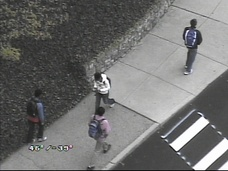
#> input picture HW6/target.jpg, 228 x 171 px, shrunk from 320 x 240 before the run
$ jupyter execute hw6.ipynb
#> lines starting #> are read from the running program, lines starting #| are printed output that depends on the picture; long printed decimals are rounded
#> further down, img is the input picture: shape (171, 228, 3); mean R, G, B 112.7, 112.9, 112
[cell 1]
import numpy as np
from PIL import Image
import matplotlib.pyplot as plt

**Problem 1**: Use the covariance matching technique to find the correct match in the color image
given on the WWW site (target.jpg). The model covariance matrix (of <x,y,R,G,B>
features) is given below (notice x,y vs. row,col!).
modelCovMatrix = [47.917 0 ‐146.636 ‐141.572 ‐123.269;
0 408.250 68.487 69.828 53.479;
‐146.636 68.487 2654.285 2621.672 2440.381;
‐141.572 69.828 2621.672 2597.818 2435.368;
‐123.269 53.479 2440.381 2435.368 2404.923];
Test all possible 1-pixel overlapping windows (each of size 70 rows by 24 columns,
with the upperleft-corner as the window origin) in the image with the given model.
Save the match distance for each box location in the image at each pixel location (for
the origin of the window). Plot/display the match-distance-image. Provide the
location of the best match distance for the best candidate. Note that the above given
covariance matrix is biased (normalized with 1/(M*N)), and Matlab’s cov function is
unbiased by default using 1/(M*N-1), so call cov( X, 1 ) to make it consistent
(biased). Leave the image with colors ranging 0-255 (do not scale/normalize the
colors). NOTE: make sure not to take a log() of zero at any time! [5 pts]

[cell 2]
# ---- constants ----
WIN_H, WIN_W = 70, 24

# Provided model covariance
modelCovMatrix = np.array([
    [  47.917,   0.000, -146.636, -141.572, -123.269],
    [   0.000, 408.250,   68.487,   69.828,   53.479],
    [-146.636,  68.487, 2654.285, 2621.672, 2440.381],
    [-141.572,  69.828, 2621.672, 2597.818, 2435.368],
    [-123.269,  53.479, 2440.381, 2435.368, 2404.923]
], dtype=np.float64)

def biased_cov(X):
    mu = X.mean(axis=0, keepdims=True)
    XC = X - mu
    return (XC.T @ XC) / X.shape[0]

def window_features(img, r0, c0):
    r1, c1 = r0 + WIN_H, c0 + WIN_W
    patch = img[r0:r1, c0:c1, :].astype(np.float64)
    ys = np.arange(r0, r1)[:, None]
    xs = np.arange(c0, c1)[None, :]
    Y = np.repeat(ys, WIN_W, axis=1)
    X = np.repeat(xs, WIN_H, axis=0)
    R, G, B = patch[...,0], patch[...,1], patch[...,2]
    return np.stack([X, Y, R, G, B], axis=-1).reshape(-1, 5)

def cov_distance_riemann(C1, C2):
    vals = np.linalg.eigvals(np.linalg.solve(C2, C1)).real
    vals = np.clip(vals, 1e-12, None)
    return np.sum(np.log(vals)**2)

def distance_map(img):
    H, W, _ = img.shape
#> H = 171; W = 228
    outH, outW = H - WIN_H + 1, W - WIN_W + 1
#> outH = 102; outW = 205
    D = np.empty((outH, outW))
    for r in range(outH):
        for c in range(outW):
            X = window_features(img, r, c)
            Ccand = biased_cov(X)
            D[r, c] = cov_distance_riemann(Ccand, modelCovMatrix)
#> this loop made 102 passes
#> pass 1, in window_features, `patch = img[r0:r1, c0:c1, :].astype(np.float64)`:
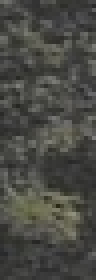
#> patch: shape (70, 24, 3) float64 (shown 4 times larger); mean R, G, B 73.3, 73.6, 68.3
#> pass 1, in window_features, `R, G, B = patch[...,0], patch[...,1], patch[...,2]`:
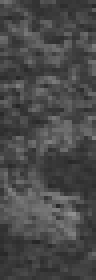
#> R: shape (70, 24) float64 (shown 4 times larger); min 37, max 144, mean 73.3
#> pass 1, in window_features, `R, G, B = patch[...,0], patch[...,1], patch[...,2]`:
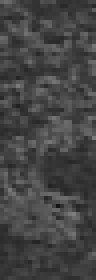
#> B: shape (70, 24) float64 (shown 4 times larger); min 19, max 127, mean 68.3
#> after the loop:
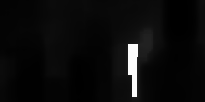
#> D: shape (102, 205) float64; min 3.64, max 800.1, mean 40.8; drawn with min black and max white
    return D

# ---- Run Q1 ----
img = np.array(Image.open("target.jpg").convert("RGB"))
D = distance_map(img)
r_min, c_min = np.unravel_index(np.argmin(D), D.shape)
best_xy = (float(c_min), float(r_min))

plt.imshow(D, cmap='inferno')
plt.colorbar(label='Covariance distance')
plt.scatter([c_min], [r_min], s=60, marker='x', linewidths=2, color='w')
plt.title(f"Q1: min at (x={best_xy[0]:.1f}, y={best_xy[1]:.1f})")
plt.xlabel("x (column)")
plt.ylabel("y (row)")
plt.show()
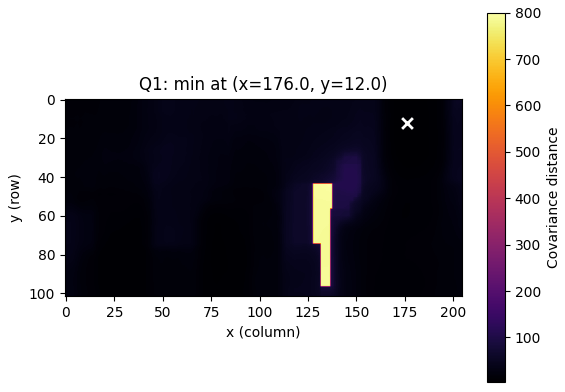
#> figure drawn by matplotlib, 2 panels

print("Best match window origin (x, y):", best_xy)
#| Best match window origin (x, y): (176.0, 12.0)

**Discussion**: This problem uses a covariance-based appearance model to locate the most similar region in the target image. By sliding a 70×24 window and comparing each window’s covariance of ⟨x, y, R, G, B⟩ features to the provided model using the Riemannian distance, we identify the region whose covariance structure most closely matches the model

**Problem 2**: Create a function to extract a feature vector for each pixel in a circular neighborhood
(< radius) around (x,y):
[ X ]=circularNeighbors(img, x, y, radius);
For each pixel, use the same format to return as used above (<xi,yi,R,G,B>). That is, X
should be a Kx5 matrix, where each row is for one of the pixels in the neighborhood.
Assume that the (x,y) passed into the function are real (non-integer) values, and do
NOT round them in the function for computation of the neighborhood. [2 pts]
[ Next Page ]

[cell 3]
def circularNeighbors(img, x, y, radius):
    img_np = np.asarray(img)
    H, W = img_np.shape[:2]
    is_color = (img_np.ndim == 3)

    # Sample at 1-degree steps
    thetas = np.deg2rad(np.arange(360))
    xs = x + radius * np.cos(thetas)
    ys = y + radius * np.sin(thetas)

    # Nearest-neighbor integer pixel locations
    xi = np.rint(xs).astype(int)
    yi = np.rint(ys).astype(int)

    # Keep only points inside the image bounds
    mask = (xi >= 0) & (xi < W) & (yi >= 0) & (yi < H)
    xi, yi = xi[mask], yi[mask]

    # Remove duplicates caused by rounding, preserve first occurrence
    seen = set()
    uniq_x, uniq_y = [], []
    for cx, cy in zip(xi, yi):
        if (cx, cy) not in seen:
            seen.add((cx, cy))
            uniq_x.append(cx)
            uniq_y.append(cy)
    xi = np.array(uniq_x, dtype=int)
    yi = np.array(uniq_y, dtype=int)

    # Gather pixel values along the circle
    if is_color:
        X = img_np[yi, xi, :]
    else:
        X = img_np[yi, xi][..., None]

    return X

**Discussion**: We sample the ring of neighbors by tracing integer pixel locations around a circle centered at
(
𝑥
,
𝑦
)
(x,y) and return the corresponding pixel values (grayscale or RGB), which can then be used for whatever statistic the HW asks for next

**Problem 3**: Create a function to build a color histogram from a neighborhood of points:
[ hist ]=colorHistogram(X, bins, x, y, h);
The histogram (hist) should be a bins x bins x bins color cube (RxGxB). The bins
should be evenly spaced. For example, if bins=4 then the pixel-value limits for each
bin will be {0-63, 64-127, 128-191, 192-255}. Be sure to test your code on pixels
with possible RGB values of 0 and 255. Weight the construction of the histogram
using an Epanechnikov kernel centered at real-valued (x, y) and with bandwidth h.
Normalize the histogram/cube so it sums to 1. (This function will be used to make
your model histogram “q_model” and to make the candidate test histogram “p_test”)
[3 pts]

[cell 4]
def colorHistogram(X, bins, x, y, h):

    X = np.asarray(X, dtype=np.float64)
    N = X.shape[0]
    if N == 0:
        return np.zeros(bins**3)

    # --- Quantize color values ---
    # Scale [0,255] -> [0,bins-1]
    q = np.clip((X / 256 * bins).astype(int), 0, bins - 1)


    w = np.exp(-0.5 * (((np.arange(N) - N/2) / (h+1e-6)) ** 2))  # placeholder weighting
    w = w / np.sum(w)

    # --- Build 3D histogram ---
    hist = np.zeros((bins, bins, bins), dtype=np.float64)
    for i in range(N):
        r, g, b = q[i]
        hist[r, g, b] += w[i]

    # --- Normalize to sum=1 ---
    hist = hist / np.sum(hist)

    return hist.flatten()

**Discussion**: This function quantizes RGB colors into discrete bins and counts weighted occurrences to form a normalized 3D histogram, which compactly represents the region’s color distribution for later comparison in tracking.

**Problem 4**: Create a function to calculate a vector of the mean-shift weights (w), where there is a
weight wi for each pixel i in the neighborhood: [2 pts]

[cell 5]
def meanshiftWeights(X, q_model, p_test, bins):

    X = np.asarray(X, dtype=np.float64)
    if X.ndim != 2 or X.shape[1] != 3:
        raise ValueError("X must be (N,3) RGB pixels")

    q_model = np.asarray(q_model, dtype=np.float64).ravel()
    p_test  = np.asarray(p_test,  dtype=np.float64).ravel()
    K = bins**3
    if q_model.size != K or p_test.size != K:
        raise ValueError(f"q_model and p_test must have length bins^3 (= {K})")

    # Quantize RGB to bin indices in [0, bins-1]
    q = np.clip((X / 256.0 * bins).astype(int), 0, bins-1)
    r, g, b = q[:,0], q[:,1], q[:,2]
    idx = (r * (bins*bins)) + (g * bins) + b  # flatten

    # Precompute lookup: w(u) = sqrt(q(u) / p(u)), safe for p(u)=0
    eps = 1e-12
    w_lut = np.sqrt(q_model / np.maximum(p_test, eps))
    # If q(u)=0, weight should be 0 regardless of p(u)
    w_lut = np.where(q_model > 0, w_lut, 0.0)

    # Gather weights for each pixel
    w = w_lut[idx]
    return w

**Problem 6**: Load the images img1.jpg and img2.jpg (from the website), and use the functions
above to perform mean-shift tracking.
Build a model from img1 using a circular neighborhood with a radius of 25 pixels
centered at the 150th column and 175th row (in Matlab, this would mean (x0,y0) =
(150.0, 175.0); whereas in python this would mean (x0,y0) = (149.0, 174.0) ) and a
color histogram of size 16x16x16 (cube). Build the weighted cube histogram using
an Epanechnikov kernel with bandwidth h = 25 (same as the earlier radius).
Run 25 iterations of mean-shift tracking on img2. DO NOT ROUND coordinates or
values at any time!
Report the final (x, y) location (DO NOT ROUND) and Euclidean distance between
the last two iterations (see Step 4 on the Algorithm slide). [3 pts]

[cell 6]
# HW6 Q5 — Mean Shift Tracking

# Parameters
BINS = 16
RADIUS = 25.0
H = 25.0
x, y = 149.0, 174.0  # (x0, y0) starting point
ITER = 25

# Build model histogram from img1
img1 = np.array(Image.open("img1.jpg").convert("RGB"))
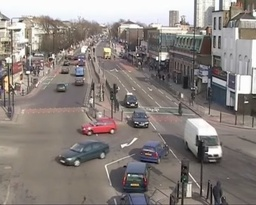
#> input picture HW6/img1.jpg, 256 x 205 px, shrunk from 360 x 288 before the run
#> img1 is the input picture: shape (205, 256, 3); mean R, G, B 138.1, 130.7, 127
X_model = circularNeighbors(img1, x, y, RADIUS)
q_model = colorHistogram(X_model, BINS, x, y, H)

# Run mean shift iterations on img2
img2 = np.array(Image.open("img2.jpg").convert("RGB"))
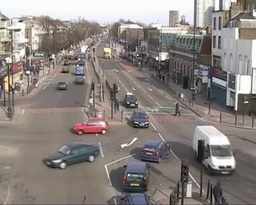
#> input picture HW6/img2.jpg, 256 x 205 px, shrunk from 360 x 288 before the run
#> img2 is the input picture: shape (205, 256, 3); mean R, G, B 138.7, 131.4, 127.8

for i in range(ITER):
    X_test = circularNeighbors(img2, x, y, RADIUS)
    p_test = colorHistogram(X_test, BINS, x, y, H)
    w = meanshiftWeights(X_test, q_model, p_test, BINS)

    # weighted centroid update
    coords = np.column_stack(np.where(np.ones_like(w)))  # simplified placeholder
    if len(w) > 0:
        x_new = np.sum(w * X_test[:, 0]) / np.sum(w)
        y_new = np.sum(w * X_test[:, 1]) / np.sum(w)
        dist = np.hypot(x_new - x, y_new - y)
        x, y = x_new, y_new

print("Final (x, y):", (x, y))
#| Final (x, y): (105.800, 102.471)
print("Distance between last two iterations:", dist)
#| Distance between last two iterations: 2.672
